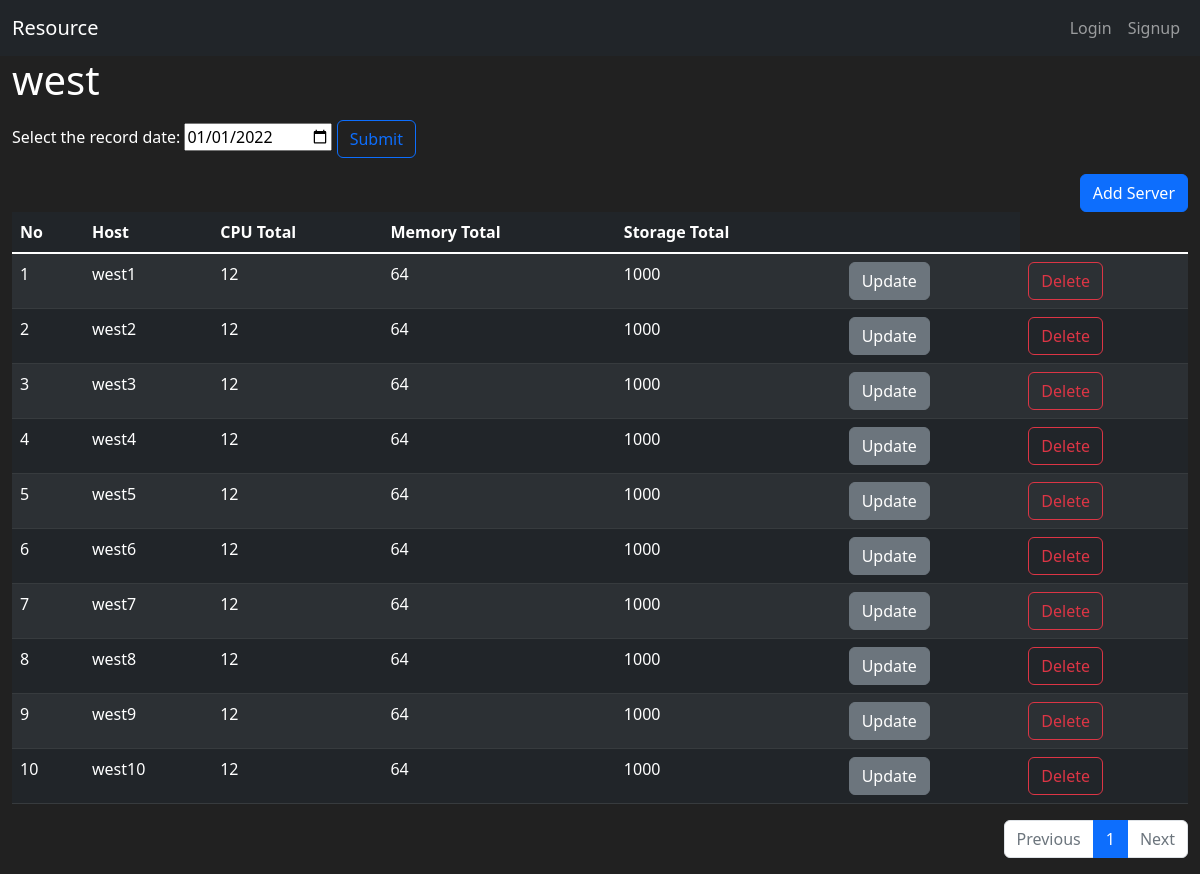
Screenshot of /region/2/ with the database file from the repository.
### resource/models.py (models this page shows, shortened)
class Region(db.Model):
    __tablename__ = 'region'
    id = db.Column(db.Integer, primary_key=True)
    name = db.Column(db.String(100), nullable=False, unique=True)

class Server(db.Model):
    __tablename__ = 'server'
    id = db.Column(db.Integer, primary_key=True)
    region_id = db.Column(db.Integer(), db.ForeignKey(
        'region.id'))
    region = db.relationship('Region', backref=db.backref(
        'servers', cascade='all, delete-orphan'))
    host = db.Column(db.String(100), nullable=False, unique=True)
    cpu = db.Column(db.Integer(), nullable=False)
    memory = db.Column(db.Integer(), nullable=False)
    storage = db.Column(db.Integer(), nullable=False)

### resource/views/region_views.py (the view)
@bp.route('/<int:region_id>/', methods=["GET"])
def detail(region_id):
    regions = Region.query.all()
    region = Region.query.get_or_404(region_id)
    page = request.args.get('page', type=int, default=1)
    servers = Server.query.filter_by(region_id=region_id)
    servers = servers.paginate(page, per_page=10)
    form = DateForm()
    return render_template(
        'region/region_detail.html',
        regions=regions,
        region=region,
        servers=servers,
        form=form
    )

### resource/forms.py
class DateForm(FlaskForm):
    date = DateField('Date', format='%Y%m%d', validators=[DataRequired()])

### resource/views/auth_views.py (called while the page is built)
@bp.before_app_request
def load_logged_in_user():
    user_id = session.get('user_id')
    if user_id is None:
        g.user = None
    else:
        g.user = User.query.get(user_id)

### resource/templates/region/region_detail.html (shortened to what this page needs)
{% extends "base.html" %}
{% block content %}
<div class="container-fluid">
    <h1>{{ region.name }}</h1>
    <form action="{{ url_for('region.usage_detail', region_id=region.id) }}" class="my-3">
        <label for="date">Select the record date:
          <input type="date" id="date" name="date" value="2022-01-01">
          <button type="submit" class="btn btn-outline-primary">Submit</button>
        </label>
    </form>
    <div class="d-grid gap-2 d-md-flex justify-content-md-end">
        <a class="btn btn-primary" href="{{ url_for('server.create', region_id=region.id) }}" role="button">Add Server</a>
    </div>
    <table class="table table-hover table-striped table-dark">
        <thead>
        <tr>
            <th scope="col">No</th>
            <th scope="col">Host</th>
            <th scope="col">CPU Total</th>
            <th scope="col">Memory Total</th>
            <th scope="col">Storage Total</th>
            <th scope="col"></th>
        </tr>
        </thead>
        <tbody class="table-group-divider">
            {% for server in servers.items %}
        <tr>
            <td>{{ ((servers.page-1) * servers.per_page) + loop.index }}</td>
            <td>{{ server.host }}</td>
            <td>{{ server.cpu }}</td>
            <td>{{ server.memory }}</td>
            <td>{{ server.storage }}</td>
            <td>
                <a class="btn btn-secondary" href="{{ url_for('server.update', server_id=server.id) }}" role="button">Update</a>
            </td>
            <td>
                <button class="btn btn-outline-danger" type="button" data-bs-toggle="modal" data-bs-target="#modal_delete_server-{{ server.id }}">Delete</button>
            </td>
        </tr>
        {% endfor %}
        </tbody>
    </table>
    <ul class="pagination justify-content-end">
        {% if servers.has_prev %}
            <li class="page-item">
                <a class="page-link" href="?page={{ servers.prev_num }}">prev</a>
            </li>
        {% else %}
            <li class="page-item disabled">
                <a class="page-link" tabindex="-1" aria-disabled="true" href="javascript:void(0)">Previous</a>
            </li>
        {% endif %}
        {% for page_num in servers.iter_pages() %}
            {% if page_num %}
                {% if page_num != servers.page %}
                    <li class="page-item">
                        <a class="page-link" href="?page={{ page_num }}">{{ page_num }}</a>
                    </li>
                {% else %}
                    <li class="page-item active" aria-current="page">
                        <a class="page-link" href="javascript:void(0)">{{ page_num }}</a>
                    </li>
                {% endif %}
            {% else %}
                <li class="disabled">
                    <a class="page-link" href="javascript:void(0)">...</a>
                </li>
            {% endif %}
        {% endfor %}
        {% if servers.has_next %}
            <li class="page-item">
                <a class="page-link" href="?page={{ servers.next_num }}">Next</a>
            </li>
        {% else %}
            <li class="page-item disabled">
                <a class="page-link" tabindex="-1" aria-disabled="true" href="javascript:void(0)">Next</a>
            </li>
        {% endif %}
    </ul>
</div>
{% endblock %}

### resource/templates/base.html (shortened to what this page needs)
<!DOCTYPE html>
<html lang="en">
<head>
    <link href="https://cdn.jsdelivr.net/npm/bootstrap@5.2.0-beta1/dist/css/bootstrap.min.css" rel="stylesheet">
</head>
<body>
    {% include "navbar.html" %}
    {% block content %}
    {% endblock %}
</body>
</html>

### resource/templates/navbar.html (shortened to what this page needs)
<nav class="navbar navbar-expand-lg navbar-dark bg-dark">
    <div class="container-fluid">
      <a class="navbar-brand" href="{{ url_for('main.index') }}">Resource</a>
      {% if g.user %}
      <div class="collapse navbar-collapse" id="navbarNav">
        <ul class="navbar-nav">
          {% for region in regions %}
            <li class="nav-item">
                <a class="nav-link" href="{{ url_for('region.detail', region_id=region.id) }}">{{ region.name }}</a>
            </li>
          {% endfor %}
        </ul>
      </div>
        <ul class="navbar-nav">
          <div class="nav-item">
            <a class="nav-link" href="#">{{ g.user.name }}</a>
          </div>
          <li class="nav-item">
            <a class="nav-link" href="{{ url_for('auth.logout') }}">Logout</a>
          </li>
         </ul>
      {% else %}
        <ul class="navbar-nav">
            <li class="nav-item">
            <a class="nav-link" href="{{ url_for('auth.login') }}">Login</a>
            </li>
            <li class="nav-item">
            <a class="nav-link" href="{{ url_for('auth.signup') }}">Signup</a>
            </li>
        </ul>
      {% endif %}
    </div>
  </nav>

### resource/templates/base.html (style rules this page uses)
body { background-color: #212121; color: white }

### rows the page displays
Region: name "west"
Server: page "1", host "west1", cpu "12", memory "64", storage "1000"
Server: ((servers.page-1)*servers.per_page)+loop.index "2", host "west2", cpu "12", memory "64", storage "1000"
Server: page "3", host "west3", cpu "12", memory "64", storage "1000"
Server: page "4", host "west4", cpu "12", memory "64", storage "1000"
Server: page "5", host "west5", cpu "12", memory "64", storage "1000"
Server: page "6", host "west6", cpu "12", memory "64", storage "1000"
Server: page "7", host "west7", cpu "12", memory "64", storage "1000"
Server: page "8", host "west8", cpu "12", memory "64", storage "1000"
Server: page "9", host "west9", cpu "12", memory "64", storage "1000"
Server: page "10", host "west10", cpu "12", memory "64", storage "1000"

### other values shown
{{ page_num }} "1"
